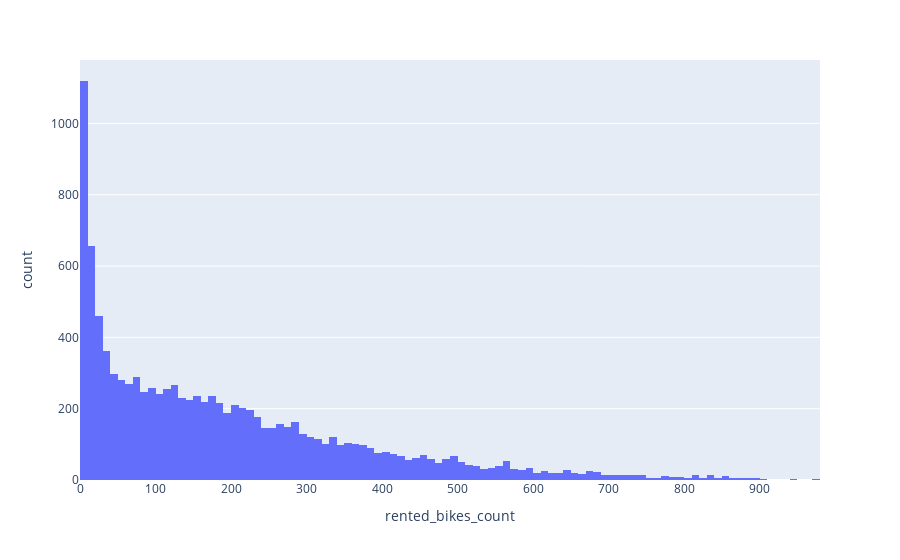

The notebook cell this image was saved under:
### Code cell
# What is the distribution of daily bike rentals (count)?

px.histogram(data_frame= df, x = 'rented_bikes_count')

### Figure 1 — Plotly figure (JSON) as saved in the notebook; plotly's stock layout.template omitted (floating-point values rounded to 4 significant figures; data arrays with more than 128 entries replaced by an {"elided": "..."} marker saying what was removed)
{"data": [{"bingroup": "x", "hovertemplate": "rented_bikes_count=%{x}<br>count=%{y}<extra></extra>", "legendgroup": "", "marker": {"color": "#636efa", "pattern": {"shape": ""}}, "name": "", "orientation": "v", "showlegend": false, "type": "histogram", "x": {"elided": "10672 int values"}, "xaxis": "x", "yaxis": "y"}], "layout": {"barmode": "relative", "legend": {"tracegroupgap": 0}, "margin": {"t": 60}, "xaxis": {"anchor": "y", "domain": [0, 1], "title": {"text": "rented_bikes_count"}}, "yaxis": {"anchor": "x", "domain": [0, 1], "title": {"text": "count"}}}}
